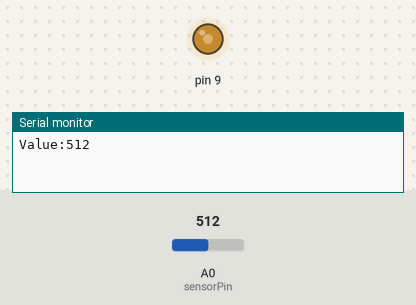
Simulated run of this sketch. Board: Arduino Uno, built with avr-gcc and run on an emulated ATmega328P. On the bench: output pins drawn as LEDs (lit = HIGH), the last lines printed to the serial monitor. The test bench sets the inputs (shaded band); at power-on: A0 (sensorPin) = 512.

Above: at 1.8 s.
1.9 s: A0 (sensorPin) set to 716
At 4.2 s:
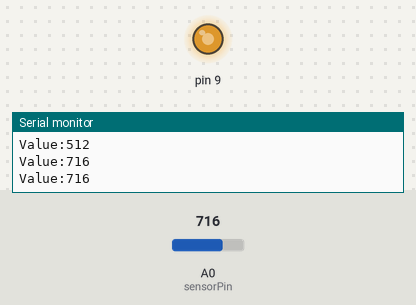
4.5 s: A0 (sensorPin) set to 900
At 6.6 s:
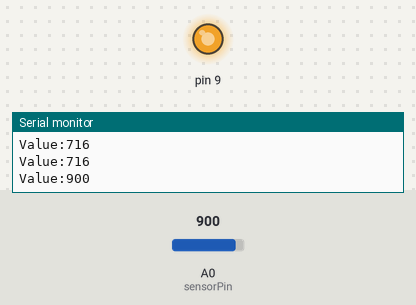
7.5 s: A0 (sensorPin) set to 122
At 10.1 s:
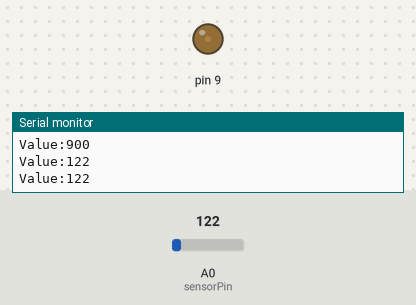
10.5 s: A0 (sensorPin) set to 511
At 12.4 s:
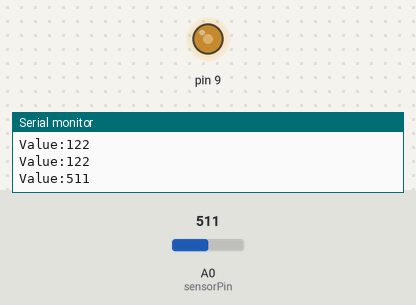
Timing chart, 0 to 13.9 s (numbered marks = the images above; inputs shaded):
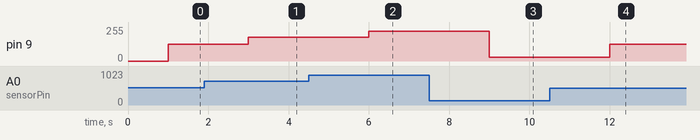

The sketch:

week2-Lab3.ino
```cpp
const int sensorPin = A0;
void setup(){
Serial.begin(9600); // open a serial port
pinMode(9,OUTPUT);

}

void loop(){
  int Val = analogRead(sensorPin);
  delay(1000);
  Serial.print("Value:" );
  Serial.println(Val);
  // convert the ADC reading to voltage
  float brightness = (255.0/1023.0) * Val;
  analogWrite(9, brightness);
}
```

Measured:
- after the input at 1.9 s, pin 9: 127/255 → 178/255 after 1.1 s
- after the input at 4.5 s, pin 9: 178/255 → 224/255 after 1.5 s
- after the input at 7.5 s, pin 9: 224/255 → 30/255 after 1.5 s
- after the input at 10.5 s, pin 9: 30/255 → 127/255 after 1.5 s
